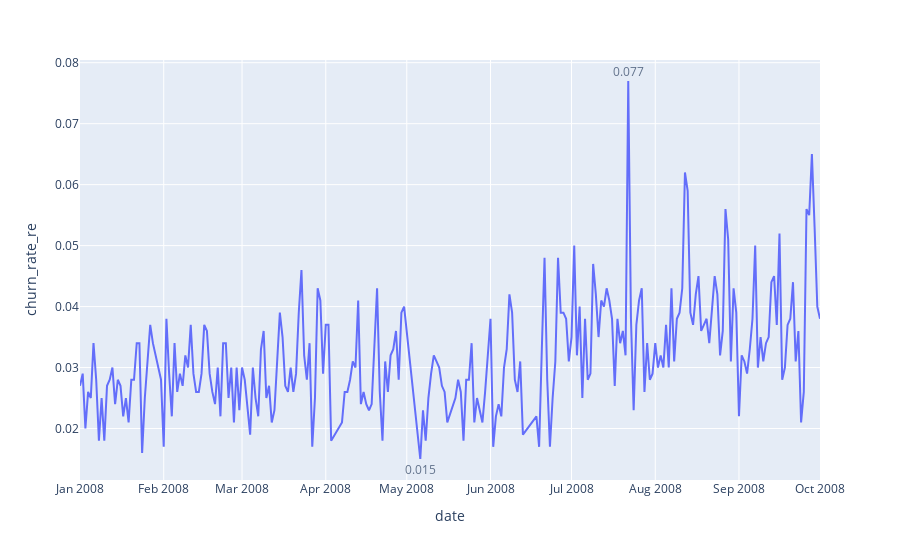

Notebook source saved alongside this figure:
### Code cell
plt.figure(figsize = (10,4))

import plotly.express as px

fig = px.line(daily_chrun_dau, x="date", y="churn_rate_re")
fig.add_annotation(showarrow=False,
                   align = 'right',
                   x=daily_chrun_dau.date[daily_chrun_dau.max(axis = 1).idxmax()],
                   y=daily_chrun_dau.max().churn_rate_re,
                   text=str(daily_chrun_dau.max().churn_rate_re),
                   yshift=10,
                   opacity=0.7)
fig.add_annotation(showarrow=False,
                   align = 'right',
                   x=daily_chrun_dau.date[daily_chrun_dau.min(axis = 1).idxmin()],
                   y=daily_chrun_dau.min().churn_rate_re,
                   text=str(daily_chrun_dau.min().churn_rate_re),
                   yshift=-10,
                   opacity=0.7)
fig.show()
fig.write_image("img/churn_rate.png")

### Figure 1 — Plotly figure (JSON) as saved in the notebook; plotly's stock layout.template omitted (floating-point values rounded to 4 significant figures; data arrays with more than 128 entries replaced by an {"elided": "..."} marker saying what was removed)
{"data": [{"hovertemplate": "date=%{x}<br>churn_rate_re=%{y}<extra></extra>", "legendgroup": "", "line": {"color": "#636efa", "dash": "solid"}, "marker": {"symbol": "circle"}, "mode": "lines", "name": "", "orientation": "v", "showlegend": false, "type": "scatter", "x": {"elided": "261 str values"}, "xaxis": "x", "y": {"elided": "261 float values"}, "yaxis": "y"}], "layout": {"annotations": [{"align": "right", "opacity": 0.7, "showarrow": false, "text": "0.077", "x": "2008-07-22", "y": 0.077, "yshift": 10}, {"align": "right", "opacity": 0.7, "showarrow": false, "text": "0.015", "x": "2008-05-06", "y": 0.015, "yshift": -10}], "autosize": true, "legend": {"tracegroupgap": 0}, "margin": {"t": 60}, "xaxis": {"anchor": "y", "autorange": true, "domain": [0, 1], "range": ["2008-01-01", "2008-10-01"], "title": {"text": "date"}, "type": "date"}, "yaxis": {"anchor": "x", "autorange": true, "domain": [0, 1], "range": [0.00832, 0.08368], "title": {"text": "churn_rate_re"}, "type": "linear"}}}
